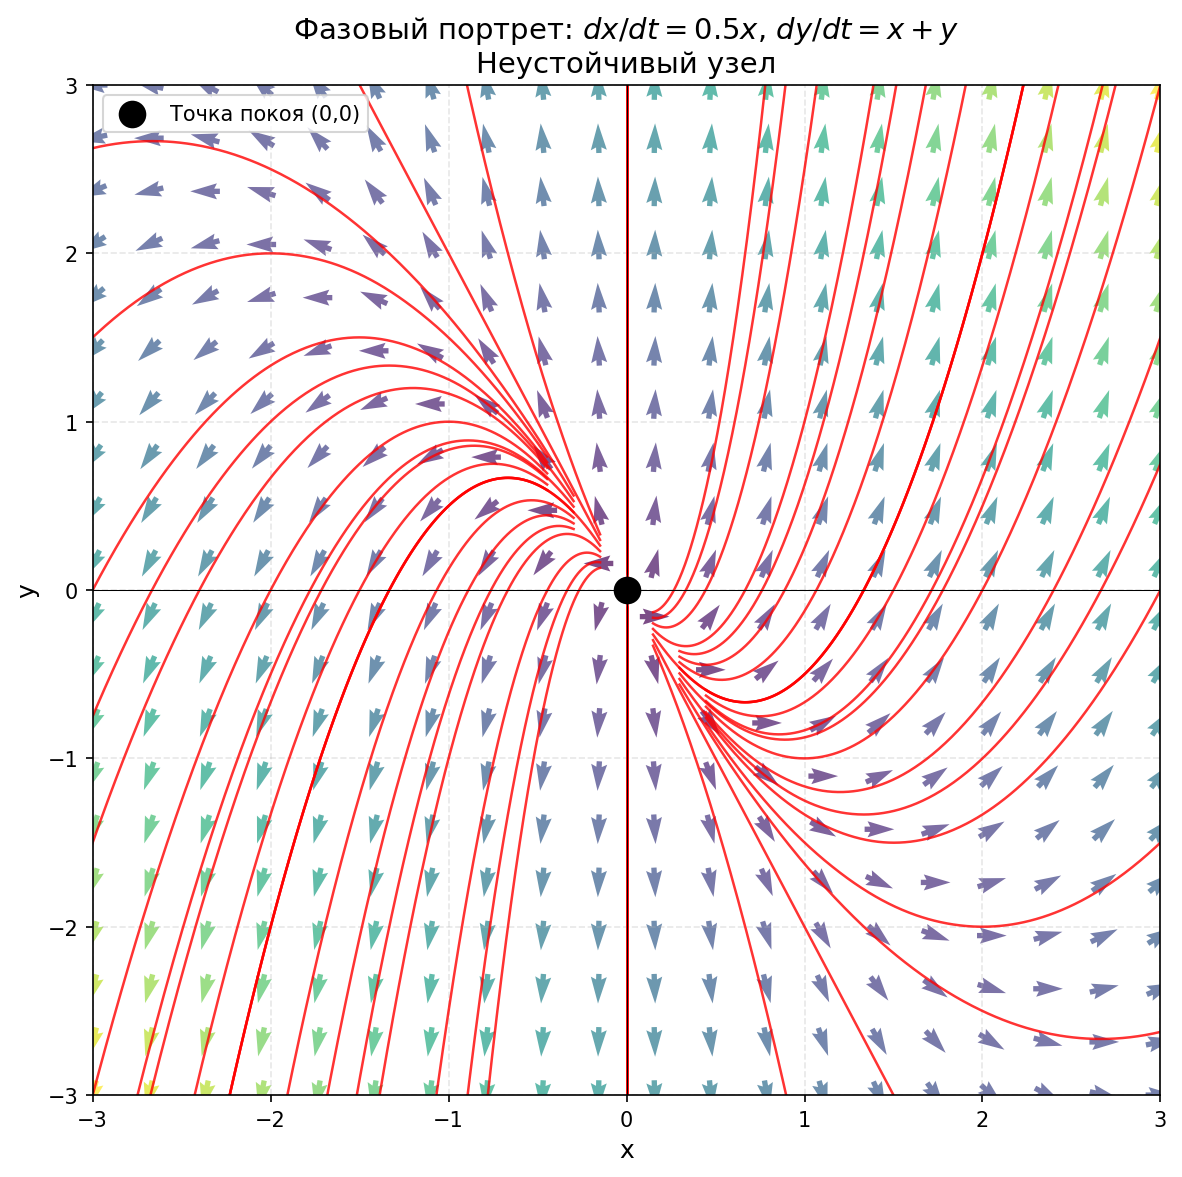

Recreate this plot in Python.
import numpy as np
import matplotlib.pyplot as plt
from scipy.integrate import solve_ivp

# Определяем систему
def system(t, z):
    x, y = z
    dxdt = 0.5 * x
    dydt = x + y
    return [dxdt, dydt]

# Поле направлений
x = np.linspace(-3, 3, 20)
y = np.linspace(-3, 3, 20)
X, Y = np.meshgrid(x, y)

DX, DY = system(None, [X, Y])
M = np.hypot(DX, DY)
M[M == 0] = 1
DX /= M
DY /= M

plt.figure(figsize=(8, 8))
plt.quiver(X, Y, DX, DY, M, pivot='mid', cmap='viridis', alpha=0.7, width=0.005)

# Интегрируем траектории
initial_points = []
for x0 in np.linspace(-2, 2, 7):
    for y0 in np.linspace(-2, 2, 7):
        initial_points.append([x0, y0])

# Интегрируем в обе стороны для каждой начальной точки
for point in initial_points:
    # Вперёд во времени
    sol_f = solve_ivp(system, [0, 3], point, 
                     t_eval=np.linspace(0, 3, 300),
                     method='RK45')
    # Назад во времени
    sol_b = solve_ivp(system, [0, -3], point,
                     t_eval=np.linspace(0, -3, 300),
                     method='RK45')
    
    # Объединяем траектории
    x_traj = np.concatenate([sol_b.y[0][::-1], sol_f.y[0]])
    y_traj = np.concatenate([sol_b.y[1][::-1], sol_f.y[1]])
    
    plt.plot(x_traj, y_traj, 'r-', lw=1.2, alpha=0.8)

# Точка покоя
plt.scatter([0], [0], color='black', s=150, zorder=5, 
            label='Точка покоя (0,0)')

# Настройки графика
plt.xlim(-3, 3)
plt.ylim(-3, 3)
plt.axhline(0, color='k', lw=0.5)
plt.axvline(0, color='k', lw=0.5)
plt.grid(True, linestyle='--', alpha=0.3)
plt.title('Фазовый портрет: $dx/dt = 0.5x$, $dy/dt = x + y$\nНеустойчивый узел', fontsize=14)
plt.xlabel('x', fontsize=12)
plt.ylabel('y', fontsize=12)
plt.legend(loc='upper left')
plt.tight_layout()
plt.savefig('phase_portrait.png', dpi=150, bbox_inches='tight')
